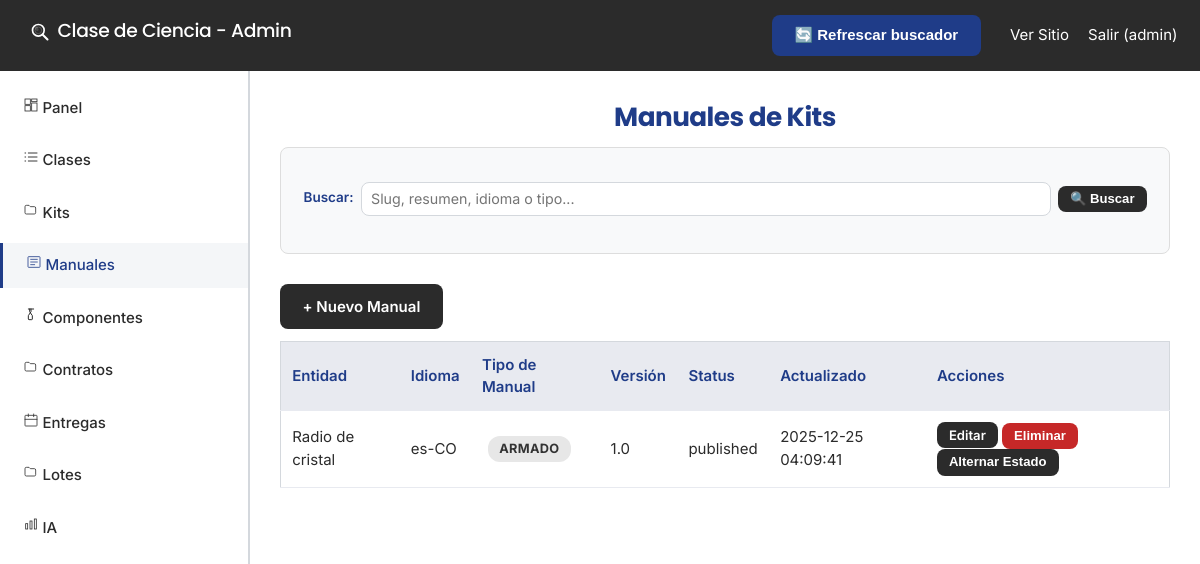
The page /admin/kits/manuals/index.php (signed in) on the database as committed earlier.
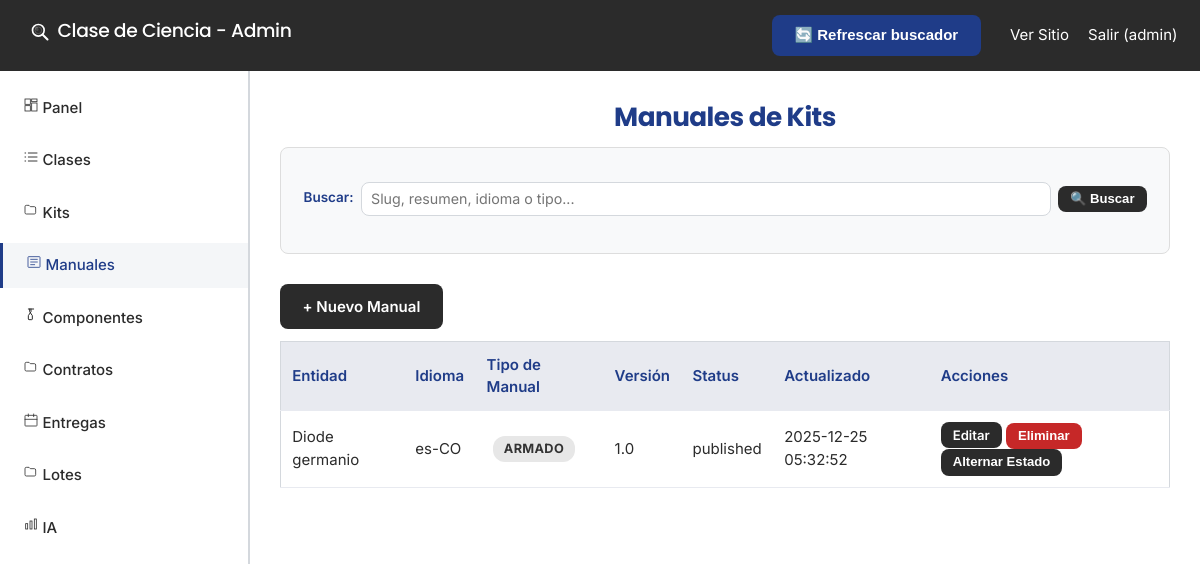
The same page on the database as committed later.
### tables this page shows
CREATE TABLE `kit_manuals` (
  `id` int(11) NOT NULL,
  `kit_id` int(11) DEFAULT NULL,
  `slug` varchar(120) NOT NULL COMMENT 'Slug del manual (por kit/idioma)',
  `version` varchar(32) NOT NULL DEFAULT '1.0',
  `autor` varchar(255) DEFAULT NULL COMMENT 'Nombre del autor del manual',
  `status` enum('draft','approved','published','discontinued') NOT NULL DEFAULT 'draft',
  `tipo_manual` enum('seguridad','armado','calibracion','uso','mantenimiento','teoria','experimento','solucion','evaluacion','docente','referencia') NOT NULL DEFAULT 'armado',
  `ambito` enum('kit','componente') NOT NULL DEFAULT 'kit',
  `item_id` int(11) DEFAULT NULL,
  `idioma` varchar(10) NOT NULL DEFAULT 'es-CO',
  `resumen` varchar(255) DEFAULT NULL,
  `time_minutes` int(11) DEFAULT NULL COMMENT 'Tiempo estimado de armado',
  `dificultad_ensamble` varchar(32) DEFAULT NULL,
  `pasos_json` longtext DEFAULT NULL CHECK (json_valid(`pasos_json`)),
  `herramientas_json` longtext DEFAULT NULL CHECK (json_valid(`herramientas_json`)),
  `seguridad_json` longtext DEFAULT NULL CHECK (json_valid(`seguridad_json`)),
  `html` mediumtext DEFAULT NULL,
  `render_mode` enum('legacy','fullhtml') NOT NULL DEFAULT 'legacy',
  `published_at` datetime DEFAULT NULL,
  `created_at` datetime NOT NULL DEFAULT current_timestamp(),
  `updated_at` datetime NOT NULL DEFAULT current_timestamp() ON UPDATE current_timestamp()
);

CREATE TABLE `kits` (
  `id` int(11) NOT NULL,
  `clase_id` int(11) NOT NULL,
  `nombre` varchar(120) NOT NULL,
  `slug` varchar(120) DEFAULT NULL,
  `codigo` varchar(64) DEFAULT NULL,
  `version` varchar(32) DEFAULT NULL,
  `resumen` text DEFAULT NULL,
  `contenido_html` mediumtext DEFAULT NULL,
  `imagen_portada` varchar(255) DEFAULT NULL,
  `video_portada` varchar(255) DEFAULT NULL,
  `seguridad` longtext DEFAULT NULL CHECK (json_valid(`seguridad`)),
  `seo_title` varchar(160) DEFAULT NULL,
  `seo_description` varchar(255) DEFAULT NULL,
  `activo` tinyint(1) NOT NULL DEFAULT 1,
  `created_at` datetime NOT NULL DEFAULT current_timestamp(),
  `updated_at` datetime NOT NULL DEFAULT current_timestamp() ON UPDATE current_timestamp(),
  `time_minutes` int(11) DEFAULT NULL COMMENT 'Tiempo armado por defecto',
  `dificultad_ensamble` varchar(32) DEFAULT NULL COMMENT 'Dificultad por defecto'
);

CREATE TABLE `kit_items` (
  `id` int(11) NOT NULL,
  `nombre_comun` varchar(160) NOT NULL,
  `slug` varchar(191) DEFAULT NULL,
  `categoria_id` int(11) DEFAULT NULL,
  `advertencias_seguridad` longtext DEFAULT NULL CHECK (json_valid(`advertencias_seguridad`)),
  `descripcion_html` mediumtext DEFAULT NULL COMMENT 'Descripción en HTML del componente',
  `foto_url` varchar(255) DEFAULT NULL COMMENT 'URL de imagen representativa',
  `unidad` varchar(32) DEFAULT NULL,
  `sku` varchar(64) DEFAULT NULL
);

### admin/kits/manuals/index.php (the view, shortened to what this page needs)
<?php
require_once __DIR__ . '/../../auth.php';
require_once __DIR__ . '/../../header.php';
require_once __DIR__ . '/../../../config.php';
$kit_id = isset($_GET['kit_id']) ? intval($_GET['kit_id']) : 0;
$search = isset($_GET['search']) ? trim($_GET['search']) : '';
$kit = null;
$manuals = [];
try {
  if ($kit_id > 0) {
    $params = [$kit_id];
    $sql = 'SELECT km.*, k.nombre AS kit_nombre, ki.nombre_comun AS item_nombre
            FROM kit_manuals km
            LEFT JOIN kits k ON k.id = km.kit_id
            LEFT JOIN kit_items ki ON ki.id = km.item_id
            WHERE km.kit_id = ?';
    if ($search !== '') {
      $sql .= ' AND (km.slug LIKE ? OR km.resumen LIKE ? OR km.idioma LIKE ? OR km.tipo_manual LIKE ?)';
      $term = '%' . $search . '%';
      array_push($params, $term, $term, $term, $term);
    }
    $sql .= ' ORDER BY km.idioma, km.version DESC, km.id DESC';
    $stmt = $pdo->prepare($sql);
    $stmt->execute($params);
  } else {
    $params = [];
    $sql = 'SELECT km.*, k.nombre AS kit_nombre, ki.nombre_comun AS item_nombre
            FROM kit_manuals km
            LEFT JOIN kits k ON k.id = km.kit_id
            LEFT JOIN kit_items ki ON ki.id = km.item_id';
    $sql .= ' ORDER BY km.id DESC';
    $stmt = $pdo->prepare($sql);
    $stmt->execute($params);
  }
  $manuals = $stmt->fetchAll(PDO::FETCH_ASSOC);
} catch (PDOException $e) {
  $error_msg = 'Error cargando manuales: ' . htmlspecialchars($e->getMessage(), ENT_QUOTES, 'UTF-8');
  echo '<script>console.log("❌ [ManualsIndex] Error: ' . htmlspecialchars($e->getMessage(), ENT_QUOTES, 'UTF-8') . '");</script>';
}
?>
<div class="container">
  <h1>Manuales de Kits</h1>
  <div class="filters-bar">
    <form method="GET" class="filters-form">
      <div class="filter-group search-group">
        <label for="search">Buscar:</label>
        <input type="text" name="search" id="search" value="<?= htmlspecialchars($search, ENT_QUOTES, 'UTF-8') ?>" placeholder="Slug, resumen, idioma o tipo..." />
        <button type="submit" class="btn btn-sm">🔍 Buscar</button>
      </div>
    </form>
  </div>
  <div style="margin: 12px 0;">
    <a class="btn" href="/admin/kits/manuals/edit.php?<?= $kit ? 'kit_id=' . (int)$kit['id'] : '' ?>">+ Nuevo Manual</a>
  </div>
  <table class="data-table">
    <thead>
      <tr>
        <th>Entidad</th>
        <th>Idioma</th>
        <th>Tipo de Manual</th>
        <th>Versión</th>
        <th>Status</th>
        <th>Actualizado</th>
        <th>Acciones</th>
      </tr>
    </thead>
    <tbody>
      <?php foreach ($manuals as $m): ?>
        <tr>
          <td>
            <?php
              $ambito = $m['ambito'] ?? 'kit';
              $entidad = '';
              if ($ambito === 'componente') {
                $entidad = $m['item_nombre'] ?? '';
              } else {
                $entidad = $kit ? ($kit['nombre'] ?? '') : ($m['kit_nombre'] ?? '');
              }
              echo htmlspecialchars($entidad, ENT_QUOTES, 'UTF-8');
            ?>
          </td>
          <td><?= htmlspecialchars($m['idioma']) ?></td>
          <td><span class="badge"><?= htmlspecialchars($m['tipo_manual']) ?></span></td>
          <td><?= htmlspecialchars($m['version']) ?></td>
          <td><?= htmlspecialchars($m['status']) ?></td>
          <td><?= htmlspecialchars($m['updated_at']) ?></td>
          <td>
            <a class="btn btn-sm" href="/admin/kits/manuals/edit.php?id=<?= (int)$m['id'] ?>">Editar</a>
            <form method="post" style="display:inline;" onsubmit="return confirm('¿Eliminar manual?');">
              <button class="btn btn-sm btn-danger" type="submit">Eliminar</button>
            </form>
            <form method="post" style="display:inline;">
              <button class="btn btn-sm" type="submit">Alternar Estado</button>
            </form>
          </td>
        </tr>
      <?php endforeach; ?>
    </tbody>
  </table>
</div>
<?php require_once __DIR__ . '/../../footer.php'; ?>

Rows that differ between the two databases and show on the page:
changed kit_manuals "es-CO": item.nombre_comun "Radio de cristal" → "Diode germanio"; updated_at "2025-12-25 04:09:41" → "2025-12-25 05:32:52"
